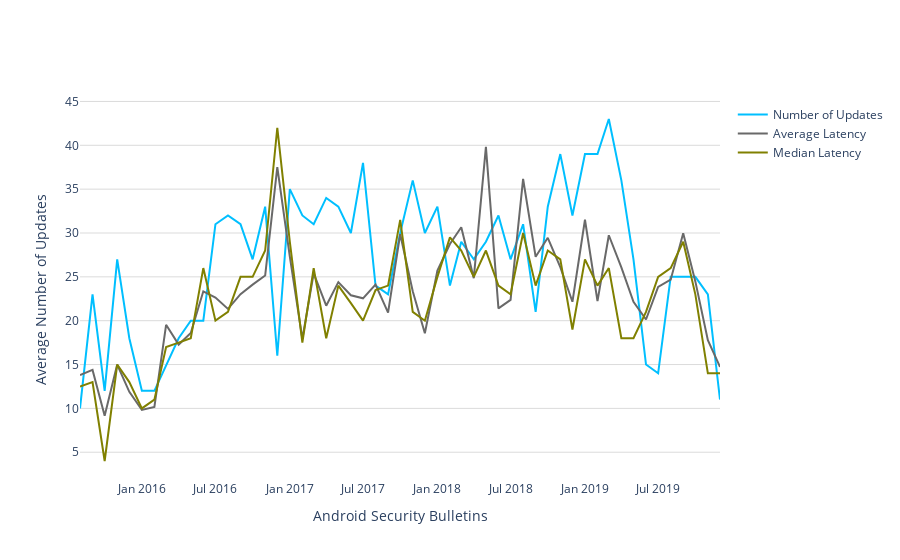

Here is the notebook cell this chart was saved with:
### Code cell
# Per bulletin, look at the difference box plot
carrierDF.Bulletin_Level=pd.to_datetime(carrierDF.Bulletin_Level)
uniqueBulletins=carrierDF.Bulletin_Level.unique()
uniqueBulletins.sort()
print("Unique number of bulletins: ")
print(len(uniqueBulletins))
print()

# print(uniqueBulletins)
carrierDF['Bulletin_Level_Year']=carrierDF['Bulletin_Level_Year'].astype(int)


data=[]
data2=[]
vals2=[[],[]]
vals3=[[],[]]
for bul in uniqueBulletins:
    tmp=carrierDF[carrierDF.Bulletin_Level==bul]
    bulTime=pd.to_datetime(str(bul))
    tempX=[[bulTime.strftime("%Y") for _ in tmp.difference.values]]
    tempX.append([bulTime.strftime("%m") for _ in tmp.difference.values])
    data.append(go.Box(
            #x=tempX.copy(), #[bulTime.strftime("%Y-%m") for _ in tmp.difference.values],
            y=tmp.difference.values,
            name=bulTime.strftime("%m/%Y"),#bulTime.strftime("%Y-%m"), #str(bul)
            showlegend=False,
            marker=dict(color="rgb(31, 119, 180)")
            #boxpoints = 'all',
        ))
    
#     vals2[0].append(str(bul))
#     vals2[1].append(len(tmp))
    
#     vals3[0].append(str(bul))
#     vals3[1].append(statistics.mean(tmp.difference.values))
    
# data2.append(go.Scatter(
#             x=vals2[0],
#             y=vals2[1],
#             name="Number of Updates",
#             #boxpoints = 'all',
#             line_color='deepskyblue'
#         ))

# data2.append(go.Scatter(
#         x=vals3[0],
#         y=vals3[1],
#         name="Average Latency",
#         #boxpoints = 'all',
#         line_color='dimgray'
#     ))
        
# Edit the layout

layout = dict(#title = "Average Latency per 6 Month Periods after Release",
              yaxis = dict(title = 'Days',showgrid=True, gridcolor='rgb(219, 219, 219)'),
#               xaxis = dict(title = 'Android Security Bulletin',ticks="inside",tickwidth=2, tickcolor='rgb(219, 219, 219)',ticklen=15),
              xaxis = dict(title = 'Android Security Bulletin',type="category",tickmode="array",tickformat = '%m/%Y',
                                tickvals = [0,12, 24, 36, 48], # 52 for last section
                                ticktext = ["08/2015",'08/2016', '08/2017', '08/2018', '08/2019'], # '12/2019'
                                ticks="outside",
                                #type="multicategory"
                          ), #
              plot_bgcolor='rgba(0,0,0,0)',
              font=dict(size=20),
              )


fig = dict(data=data, layout=layout)
# py.offline.iplot(fig, filename='avg-latency-since-release-years.png')

pio.write_image(fig, 'latency-across-time.pdf', width=1100, height=600)


# # Graph to display number of points
# layout = dict(#title = "Average Latency per 6 Month Periods after Release",
#               yaxis = dict(title = 'Number of Updates',showgrid=True, gridcolor='rgb(219, 219, 219)'),
#               xaxis = dict(title = 'Android Security Bulletins'),
#               plot_bgcolor='rgba(0,0,0,0)',
#               )
# fig = dict(data=data2, layout=layout)
# py.offline.iplot(fig, filename='avg-latency-since-release-years.png')



####################################################################################
####################################################################################
####################################################################################
####################################################################################



# Per bulletin, look at the difference box plot
carrierDF.Bulletin_Level=pd.to_datetime(carrierDF.Bulletin_Level)
uniqueBulletins=carrierDF.Bulletin_Level.unique()
uniqueBulletins.sort()
print("Unique number of bulletins: ")
print(len(uniqueBulletins))
print()

# print(uniqueBulletins)
carrierDF['Bulletin_Level_Year']=carrierDF['Bulletin_Level_Year'].astype(int)


data=[]
data2=[]
vals2=[[],[]]
vals3=[[],[]]
vals4=[[],[]]
for bul in uniqueBulletins:
    tmp=carrierDF[carrierDF.Bulletin_Level==bul]
    bulTime=pd.to_datetime(str(bul))
    tempX=[[bulTime.strftime("%Y") for _ in tmp.difference.values]]
    tempX.append([bulTime.strftime("%m") for _ in tmp.difference.values])
    
    vals2[0].append(str(bul))
    vals2[1].append(len(tmp))
    
    vals3[0].append(str(bul))
    vals3[1].append(statistics.mean(tmp.difference.values))
    
    vals4[0].append(str(bul))
    vals4[1].append(statistics.median(tmp.difference.values))
    
data2.append(go.Scatter(
            x=vals2[0],
            y=vals2[1],
            name="Number of Updates",
            #boxpoints = 'all',
            line_color='deepskyblue'
        ))

data2.append(go.Scatter(
        x=vals3[0],
        y=vals3[1],
        name="Average Latency",
        #boxpoints = 'all',
        line_color='dimgray',
    ))

data2.append(go.Scatter(
        x=vals4[0],
        y=vals4[1],
        name="Median Latency",
        #boxpoints = 'all',
        line_color='olive'
    ))


# Graph to display number of points
layout = dict(#title = "Average Latency per 6 Month Periods after Release",
              yaxis = dict(title = 'Average Number of Updates',showgrid=True, gridcolor='rgb(219, 219, 219)'),
              xaxis = dict(title = 'Android Security Bulletins'),
              plot_bgcolor='rgba(0,0,0,0)',
              )
fig = dict(data=data2, layout=layout)
py.offline.iplot(fig, filename='avg-latency-since-release-years.png')

### Figure 1 — Plotly figure (JSON) as saved in the notebook; plotly's stock layout.template omitted (floating-point values rounded to 4 significant figures)
{"data": [{"line": {"color": "deepskyblue"}, "name": "Number of Updates", "type": "scatter", "x": ["2015-08-01T00:00:00.000000000", "2015-09-01T00:00:00.000000000", "2015-10-01T00:00:00.000000000", "2015-11-01T00:00:00.000000000", "2015-12-01T00:00:00.000000000", "2016-01-01T00:00:00.000000000", "2016-02-01T00:00:00.000000000", "2016-03-01T00:00:00.000000000", "2016-04-01T00:00:00.000000000", "2016-05-01T00:00:00.000000000", "2016-06-01T00:00:00.000000000", "2016-07-01T00:00:00.000000000", "2016-08-01T00:00:00.000000000", "2016-09-01T00:00:00.000000000", "2016-10-01T00:00:00.000000000", "2016-11-01T00:00:00.000000000", "2016-12-01T00:00:00.000000000", "2017-01-01T00:00:00.000000000", "2017-02-01T00:00:00.000000000", "2017-03-01T00:00:00.000000000", "2017-04-01T00:00:00.000000000", "2017-05-01T00:00:00.000000000", "2017-06-01T00:00:00.000000000", "2017-07-01T00:00:00.000000000", "2017-08-01T00:00:00.000000000", "2017-09-01T00:00:00.000000000", "2017-10-01T00:00:00.000000000", "2017-11-01T00:00:00.000000000", "2017-12-01T00:00:00.000000000", "2018-01-01T00:00:00.000000000", "2018-02-01T00:00:00.000000000", "2018-03-01T00:00:00.000000000", "2018-04-01T00:00:00.000000000", "2018-05-01T00:00:00.000000000", "2018-06-01T00:00:00.000000000", "2018-07-01T00:00:00.000000000", "2018-08-01T00:00:00.000000000", "2018-09-01T00:00:00.000000000", "2018-10-01T00:00:00.000000000", "2018-11-01T00:00:00.000000000", "2018-12-01T00:00:00.000000000", "2019-01-01T00:00:00.000000000", "2019-02-01T00:00:00.000000000", "2019-03-01T00:00:00.000000000", "2019-04-01T00:00:00.000000000", "2019-05-01T00:00:00.000000000", "2019-06-01T00:00:00.000000000", "2019-07-01T00:00:00.000000000", "2019-08-01T00:00:00.000000000", "2019-09-01T00:00:00.000000000", "2019-10-01T00:00:00.000000000", "2019-11-01T00:00:00.000000000", "2019-12-01T00:00:00.000000000"], "y": [10, 23, 12, 27, 18, 12, 12, 15, 18, 20, 20, 31, 32, 31, 27, 33, 16, 35, 32, 31, 34, 33, 30, 38, 24, 23, 30, 36, 30, 33, 24, 29, 27, 29, 32, 27, 31, 21, 33, 39, 32, 39, 39, 43, 36, 27, 15, 14, 25, 25, 25, 23, 11]}, {"line": {"color": "dimgray"}, "name": "Average Latency", "type": "scatter", "x": ["2015-08-01T00:00:00.000000000", "2015-09-01T00:00:00.000000000", "2015-10-01T00:00:00.000000000", "2015-11-01T00:00:00.000000000", "2015-12-01T00:00:00.000000000", "2016-01-01T00:00:00.000000000", "2016-02-01T00:00:00.000000000", "2016-03-01T00:00:00.000000000", "2016-04-01T00:00:00.000000000", "2016-05-01T00:00:00.000000000", "2016-06-01T00:00:00.000000000", "2016-07-01T00:00:00.000000000", "2016-08-01T00:00:00.000000000", "2016-09-01T00:00:00.000000000", "2016-10-01T00:00:00.000000000", "2016-11-01T00:00:00.000000000", "2016-12-01T00:00:00.000000000", "2017-01-01T00:00:00.000000000", "2017-02-01T00:00:00.000000000", "2017-03-01T00:00:00.000000000", "2017-04-01T00:00:00.000000000", "2017-05-01T00:00:00.000000000", "2017-06-01T00:00:00.000000000", "2017-07-01T00:00:00.000000000", "2017-08-01T00:00:00.000000000", "2017-09-01T00:00:00.000000000", "2017-10-01T00:00:00.000000000", "2017-11-01T00:00:00.000000000", "2017-12-01T00:00:00.000000000", "2018-01-01T00:00:00.000000000", "2018-02-01T00:00:00.000000000", "2018-03-01T00:00:00.000000000", "2018-04-01T00:00:00.000000000", "2018-05-01T00:00:00.000000000", "2018-06-01T00:00:00.000000000", "2018-07-01T00:00:00.000000000", "2018-08-01T00:00:00.000000000", "2018-09-01T00:00:00.000000000", "2018-10-01T00:00:00.000000000", "2018-11-01T00:00:00.000000000", "2018-12-01T00:00:00.000000000", "2019-01-01T00:00:00.000000000", "2019-02-01T00:00:00.000000000", "2019-03-01T00:00:00.000000000", "2019-04-01T00:00:00.000000000", "2019-05-01T00:00:00.000000000", "2019-06-01T00:00:00.000000000", "2019-07-01T00:00:00.000000000", "2019-08-01T00:00:00.000000000", "2019-09-01T00:00:00.000000000", "2019-10-01T00:00:00.000000000", "2019-11-01T00:00:00.000000000", "2019-12-01T00:00:00.000000000"], "y": [13.8, 14.39, 9.167, 15, 11.89, 9.833, 10.17, 19.53, 17.28, 18.6, 23.35, 22.65, 21.34, 23.03, 24.11, 25.15, 37.5, 27.31, 17.94, 25.39, 21.71, 24.39, 22.9, 22.55, 24.12, 20.91, 29.87, 23.36, 18.57, 25.73, 28.75, 30.66, 24.85, 39.83, 21.41, 22.37, 36.16, 27.29, 29.45, 26.1, 22.16, 31.51, 22.23, 29.74, 26.08, 22.15, 20.13, 23.86, 24.68, 29.96, 24.48, 17.78, 14.73]}, {"line": {"color": "olive"}, "name": "Median Latency", "type": "scatter", "x": ["2015-08-01T00:00:00.000000000", "2015-09-01T00:00:00.000000000", "2015-10-01T00:00:00.000000000", "2015-11-01T00:00:00.000000000", "2015-12-01T00:00:00.000000000", "2016-01-01T00:00:00.000000000", "2016-02-01T00:00:00.000000000", "2016-03-01T00:00:00.000000000", "2016-04-01T00:00:00.000000000", "2016-05-01T00:00:00.000000000", "2016-06-01T00:00:00.000000000", "2016-07-01T00:00:00.000000000", "2016-08-01T00:00:00.000000000", "2016-09-01T00:00:00.000000000", "2016-10-01T00:00:00.000000000", "2016-11-01T00:00:00.000000000", "2016-12-01T00:00:00.000000000", "2017-01-01T00:00:00.000000000", "2017-02-01T00:00:00.000000000", "2017-03-01T00:00:00.000000000", "2017-04-01T00:00:00.000000000", "2017-05-01T00:00:00.000000000", "2017-06-01T00:00:00.000000000", "2017-07-01T00:00:00.000000000", "2017-08-01T00:00:00.000000000", "2017-09-01T00:00:00.000000000", "2017-10-01T00:00:00.000000000", "2017-11-01T00:00:00.000000000", "2017-12-01T00:00:00.000000000", "2018-01-01T00:00:00.000000000", "2018-02-01T00:00:00.000000000", "2018-03-01T00:00:00.000000000", "2018-04-01T00:00:00.000000000", "2018-05-01T00:00:00.000000000", "2018-06-01T00:00:00.000000000", "2018-07-01T00:00:00.000000000", "2018-08-01T00:00:00.000000000", "2018-09-01T00:00:00.000000000", "2018-10-01T00:00:00.000000000", "2018-11-01T00:00:00.000000000", "2018-12-01T00:00:00.000000000", "2019-01-01T00:00:00.000000000", "2019-02-01T00:00:00.000000000", "2019-03-01T00:00:00.000000000", "2019-04-01T00:00:00.000000000", "2019-05-01T00:00:00.000000000", "2019-06-01T00:00:00.000000000", "2019-07-01T00:00:00.000000000", "2019-08-01T00:00:00.000000000", "2019-09-01T00:00:00.000000000", "2019-10-01T00:00:00.000000000", "2019-11-01T00:00:00.000000000", "2019-12-01T00:00:00.000000000"], "y": [12.5, 13, 4, 15, 13, 10, 11, 17, 17.5, 18, 26, 20, 21, 25, 25, 28, 42, 29, 17.5, 26, 18, 24, 22, 20, 23.5, 24, 31.5, 21, 20, 25, 29.5, 28, 25, 28, 24, 23, 30, 24, 28, 27, 19, 27, 24, 26, 18, 18, 21, 25, 26, 29, 23, 14, 14]}], "layout": {"plot_bgcolor": "rgba(0,0,0,0)", "xaxis": {"title": {"text": "Android Security Bulletins"}}, "yaxis": {"gridcolor": "rgb(219, 219, 219)", "showgrid": true, "title": {"text": "Average Number of Updates"}}}}
